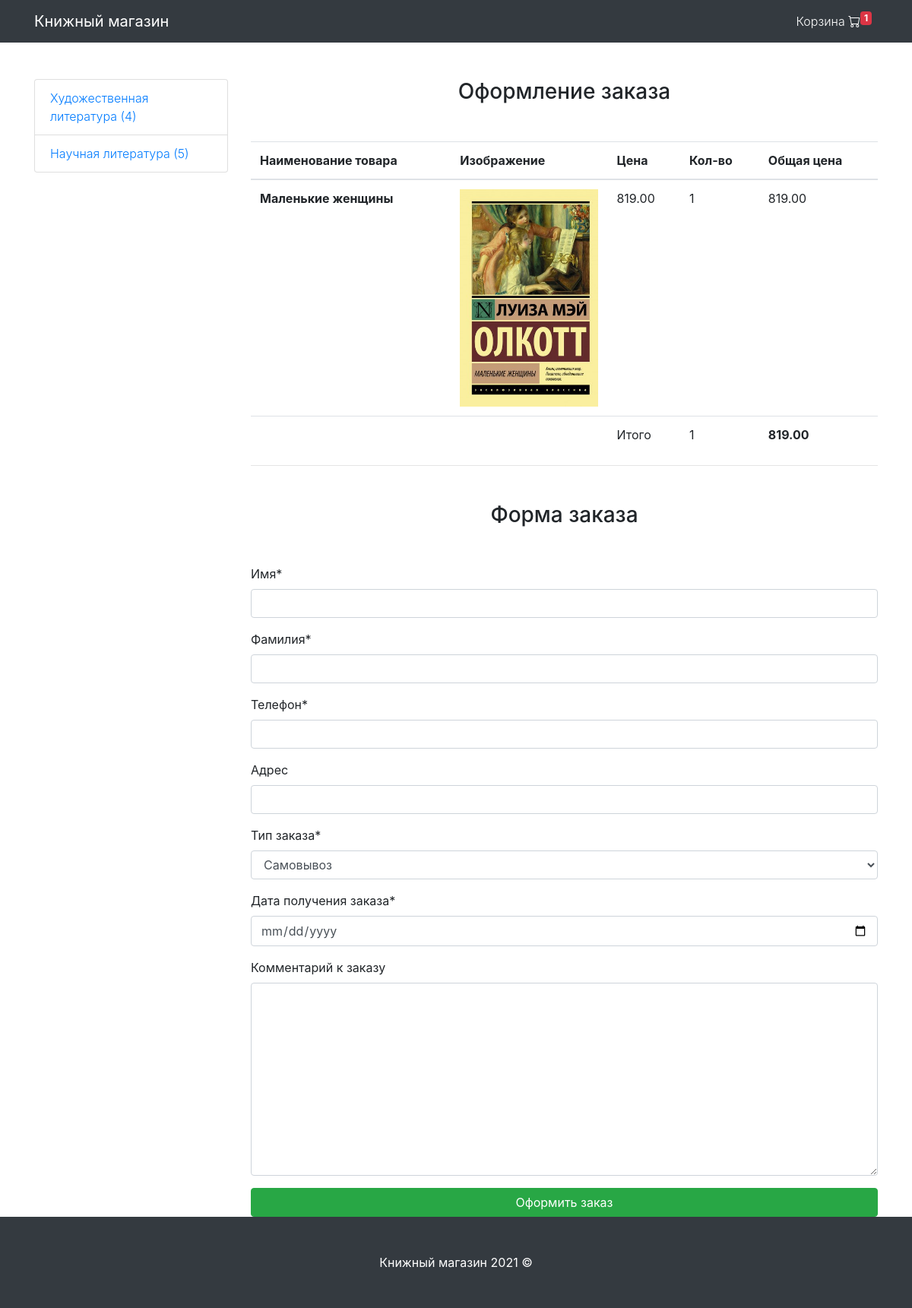
/checkout/ (signed in), run on an earlier commit of the app's database.
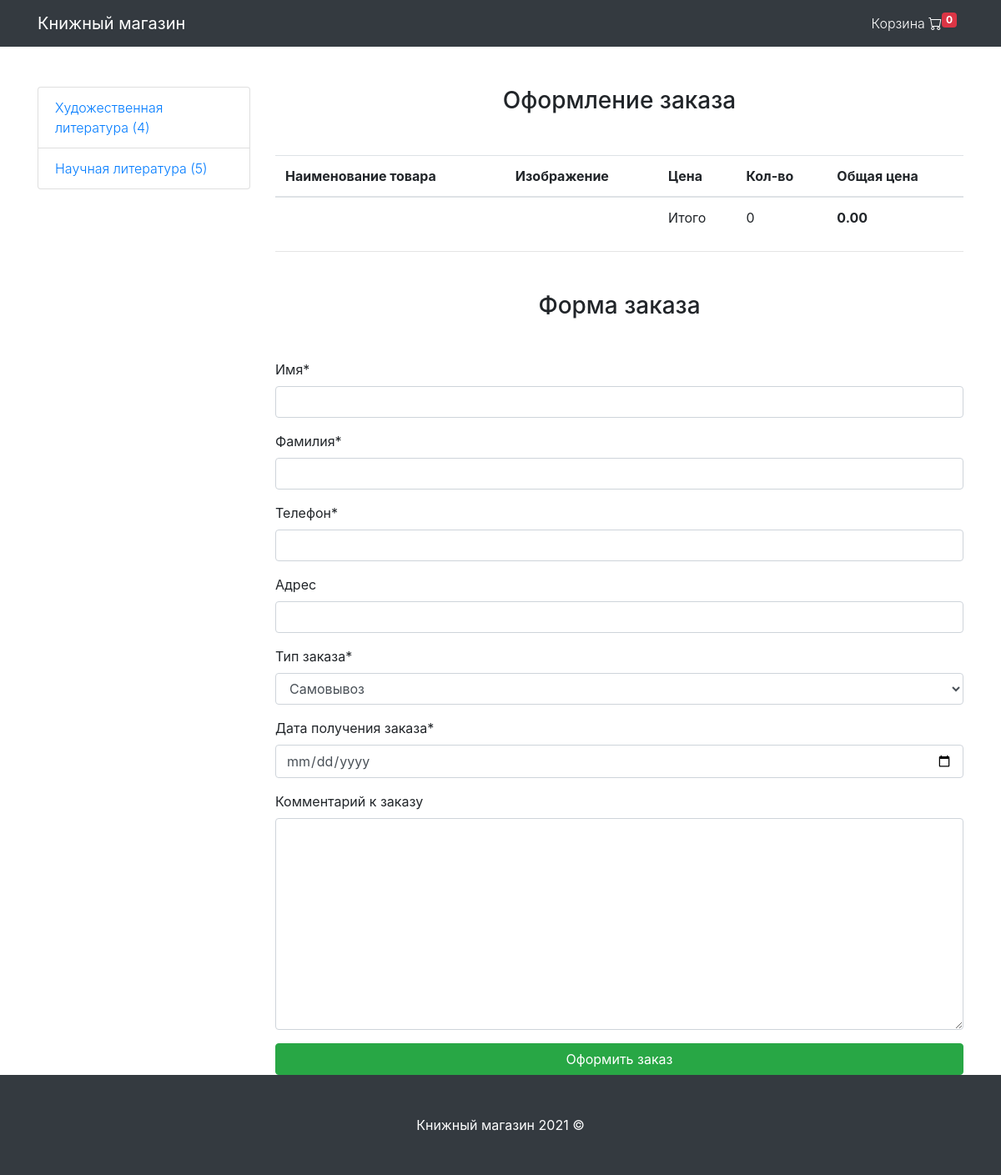
And on a later commit of the database.
### mainapp/models.py (models this page shows, shortened)
class Cart(models.Model):
    owner = models.ForeignKey('Customer', null=True, verbose_name='Владелец', on_delete=models.CASCADE)
    products = models.ManyToManyField(Cartproduct, blank=True, related_name='related_cart')
    total_products = models.PositiveIntegerField(default=0)
    final_price = models.DecimalField(max_digits=9, default=0, decimal_places=2, verbose_name='Общая цена')
    in_order = models.BooleanField(default=False)               # Статус или стадия заказа
    for_anonymous_user = models.BooleanField(default=False)     # Для незарегистрированных пользователей

class Category(models.Model):
    name = models.CharField(max_length=255, verbose_name='Имя категории')
    slug = models.SlugField(unique=True)
    objects = CategoryManager()
    def get_absolute_url(self):
        return reverse('category_detail', kwargs={'slug': self.slug})

class Cartproduct(models.Model):
    user = models.ForeignKey('Customer', verbose_name='Покупатель', on_delete=models.CASCADE)
    cart = models.ForeignKey('Cart', verbose_name='Корзина', on_delete=models.CASCADE, related_name='related_products')
    content_type = models.ForeignKey(ContentType, on_delete=models.CASCADE)
    object_id = models.PositiveIntegerField()
    content_object = GenericForeignKey('content_type', 'object_id')
    qty = models.PositiveIntegerField(default=1)
    final_price = models.DecimalField(max_digits=9, decimal_places=2, verbose_name='Общая Цена')

class Product(models.Model):
    MIN_RESOLUTION = (400, 400)
    MAX_RESOLUTION = (800, 800)
    MAX_IMAGE_SIZE = 3145728
    class Meta:
        abstract = True
    category = models.ForeignKey(Category, verbose_name='Категория', on_delete=models.CASCADE)
    title = models.CharField(max_length=255, verbose_name='Наименование')
    slug = models.SlugField(unique=True)
    image = models.ImageField(verbose_name='Изображение')
    description = models.TextField(verbose_name='Описание', null=True)
    price = models.DecimalField(max_digits=9, decimal_places=2, verbose_name='Цена')

class FictionBook(Product):
    publisher = models.CharField(max_length=255, verbose_name='Издательство')
    binding = models.CharField(max_length=255, verbose_name='Переплет')
    size = models.CharField(max_length=255, verbose_name='Размер')
    paper = models.CharField(max_length=255, verbose_name='Бумага')
    ISBN = models.CharField(max_length=255, verbose_name='ISBN')
    edition = models.PositiveIntegerField(default=0, verbose_name='Тираж')
    language = models.CharField(max_length=255, verbose_name='Язык')
    product_code = models.CharField(max_length=255, verbose_name='Код товара')

### mainapp/views.py (the view)
# urls.py: path('checkout/', CheckoutView.as_view(), name='checkout'),
class CheckoutView(CartMixin, View):
    def get(self, request, *args, **kwargs):
        categories = Category.objects.get_categories_for_left_sidebar()
        form = OrderForm(request.POST or None)
        context = {
            'cart': self.cart,
            'categories': categories,
            'form': form
        }
        return render(request, 'checkout.html', context)

### mainapp/forms.py
class OrderForm(forms.ModelForm):
    def __init__(self, *args, **kwargs):
        super().__init__(*args, **kwargs)
        self.fields['order_date'].label = 'Дата получения заказа'
    order_date = forms.DateField(widget=forms.TextInput(attrs={'type': 'date'}))
    class Meta:
        model = Order
        fields = (
            'first_name', 'last_name', 'phone', 'address', 'buying_type', 'order_date', 'comment'
        )

### mainapp/mixins.py (called while the page is built)
    def dispatch(self, request, *args, **kwargs):
        if request.user.is_authenticated:
            customer = Customer.objects.filter(user=request.user).first()
            if not customer:
                customer = Customer.objects.create(
                    user = request.user
                )
            cart = Cart.objects.filter(owner=customer, in_order=False).first()
            if not cart:
                cart = Cart.objects.create(owner=customer)
        else:
            cart = Cart.objects.filter(for_anonymous_user=True).first()
            if not cart:
                cart = Cart.objects.create(for_anonymous_user=True)
        self.cart = cart
        return super().dispatch(request, *args, **kwargs)

### mainapp/templates/checkout.html (shortened to what this page needs)
{% extends 'base.html' %}
{% load crispy_forms_tags %}
{% block content %}
<h3 class="text-center mt-5 mb-5">Оформление заказа</h3>
<table class="table">
    <thead>
        <tr>
            <th scope="col">Наименование товара</th>
            <th scope="col">Изображение</th>
            <th scope="col">Цена</th>
            <th scope="col">Кол-во</th>
            <th scope="col">Общая цена</th>
        </tr>
    </thead>
    <tbody>
    {% for item in cart.products.all %}
        <tr>
            <th scope="row">{{ item.content_object.title }}</th>
            <td class="w-25"><img src="{{ item.content_object.image.url }}" class="img-fluid"></td>
            <td>{{ item.content_object.price }}</td>
            <td>{{ item.qty }}</td>
            <td>{{ item.final_price }}</td>
        </tr>
    {% endfor %}
    <tr>
        <td colspan='2'></td>
        <td>Итого</td>
        <td>{{ cart.total_products }}</td>
        <td><strong> {{ cart.final_price }} </strong></td>
    </tr>
    </tbody>
  </table>
<hr>
<h3 class="text-center mt-5 mb-5">Форма заказа</h3>
<form action="{% url 'make_order' %}" method='POST'>
    {{ form|crispy }}
    <input type="submit" class="btn btn-success btn-block mt-3" value="Оформить заказ">
</form>
{% endblock content %}

### mainapp/templates/base.html (shortened to what this page needs)
{% load static %}
<!DOCTYPE html>
<html lang="en">
<head>
	<link rel="stylesheet" href="https://maxcdn.bootstrapcdn.com/bootstrap/4.0.0/css/bootstrap.min.css"
 />
	<link rel="stylesheet" href="https://cdn.jsdelivr.net/npm/bootstrap-icons@1.5.0/font/bootstrap-icons.css">
</head>
<body>
	<nav class="navbar navbar-expand-lg navbar-dark bg-dark fixed-top">
		<div class="container">
			<a class="navbar-brand" href="{% url 'base' %}">Книжный магазин</a>
			<div class="collapse navbar-collapse" id="navbarResponsive">
				<ul class="navbar-nav ml-auto">
					<li class="nav-item">
						<a class="nav-link font-weight-light text-white" href="{% url 'cart' %}">Корзина
							<i class="bi bi-cart"></i><sup class="badge badge-danger">{{ cart.products.count }}</sup>
						</a>
					</li>
				</ul>
			</div>
		</div>
	</nav>
	<div class="container">
		<div class="row">
			<div class="col-lg-3 mt-5">
				<div class="list-group font-weight-light">
					{% for category in categories %}
					<a href="{{ category.url }}" class="list-group-item">{{ category.name }} ({{ category.count }})</a>
					{% endfor %}
				</div>
			</div>
			<div class="col-lg-9">
				{% block content %}{% endblock content %}
			</div>
		</div>
	</div>
	<footer class="py-5 bg-dark">
		<div class="container">
			<p class="m-0 text-center text-white">Книжный магазин 2021 &copy; </p>
		</div>
	</footer>
</body>
</html>

What changed in the data, as far as the page shows it:
removed Cartproduct: content_object "Маленькие женщины", content_object.image (picture), content_object.price "819.00", qty "1", final_price "819.00"
changed Cart: products.count "1" → "0"; total_products "1" → "0"; final_price "819.00" → "0.00"
